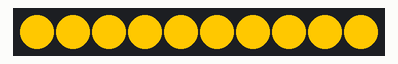
This program was run on a simulated CircuitPython board. On the bench: 10 RGB LEDs in strip order, left to right. Dim RGB values are drawn brighter than linear; what the program prints to the serial console is not drawn.

Above: at 0.9 s.
At 7.33 s:
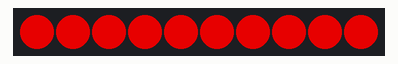
At 10.56 s:
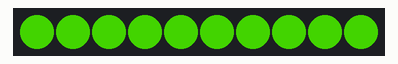
At 19.19 s:
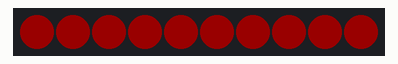
At 29.27 s:
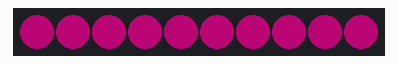
At 39.13 s:
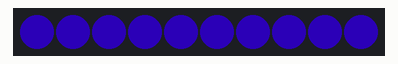

The program:

gradient-generator.py
```python
# (licence header left out)
"""Script to generate gradients for LED Animations """

import time

import adafruit_fancyled.adafruit_fancyled as fancy
import board
import neopixel

from fader import Fader

rgb = neopixel.NeoPixel(
    board.NEOPIXEL,  # pyright: ignore [reportGeneralTypeIssues]
    10,
    brightness=1.0,
    auto_write=False,
)

DIM_LEVELS = (1.0, 0.7, 0.5, 0.3, 0.1, 0.05)
COLORS = 24

WHITE = fancy.CRGB(255, 255, 255)  # pyright: ignore [reportGeneralTypeIssues]
BLACK = fancy.CRGB(0, 0, 0)  # pyright: ignore [reportGeneralTypeIssues]
GRAY = fancy.CRGB(127, 127, 127)  # pyright: ignore [reportGeneralTypeIssues]
RED = fancy.CRGB(255, 0, 0)  # pyright: ignore [reportGeneralTypeIssues]
GREEN = fancy.CRGB(0, 255, 0)  # pyright: ignore [reportGeneralTypeIssues]
YELLOW = fancy.CRGB(255, 255, 0)  # pyright: ignore [reportGeneralTypeIssues]
BLUE = fancy.CRGB(0, 0, 255)  # pyright: ignore [reportGeneralTypeIssues]
ORANGE = fancy.CRGB(255, 127, 0)  # pyright: ignore [reportGeneralTypeIssues]
VIOLET = fancy.CRGB(139, 0, 255)  # pyright: ignore [reportGeneralTypeIssues]
INDIGO = fancy.CRGB(46, 43, 95)  # pyright: ignore [reportGeneralTypeIssues]

PINK = fancy.CRGB(255, 127, 127)  # pyright: ignore [reportGeneralTypeIssues]
MINT = fancy.CRGB(127, 255, 127)  # pyright: ignore [reportGeneralTypeIssues]
ROBIN = fancy.CRGB(127, 127, 255)  # pyright: ignore [reportGeneralTypeIssues]


def make_gradient(colors, steps=24, brightness=0.1, wrap=True):
    values = []
    ratio = 1.0 / len(colors)
    for index, color in enumerate(colors):
        value = float(index * ratio)
        values.append((value, color))

    if wrap:
        values.append((1.0, colors[0]))

    palette = []
    for expanded in fancy.expand_gradient(values, steps):
        palette.append(
            fancy.gamma_adjust(
                expanded, brightness=brightness
            ).pack()  # pyright: ignore [reportGeneralTypeIssues]
        )

    return tuple(palette)


gradients = {
    "pride": ([RED, ORANGE, YELLOW, GREEN, BLUE, VIOLET], True),
    "halloween": ([ORANGE, VIOLET], True),
    "anna_howard_shaw": ([RED, WHITE, PINK, WHITE], True),
    "pastels": ([PINK, WHITE, MINT, WHITE, ROBIN, WHITE], True),
    "rgb": ([RED, GREEN, BLUE], True),
    "july4": ([RED, WHITE, WHITE, BLUE], True),
    "ireland": ([GREEN, WHITE, ORANGE], True),
    "icy": ([BLUE, ROBIN, WHITE, YELLOW, GRAY, BLUE, ROBIN, WHITE], False),
    "gray": ([WHITE, GRAY, BLACK, GRAY, WHITE], True),
    "white_to_off": ([WHITE, BLACK], False),
    "green_to_off": ([GREEN, BLACK], False),
    "blue_to_off": ([BLUE, BLACK], False),
    "red_to_off": ([RED, BLACK], False),
}

rgb.fill(0)
rgb.show()


def generate():
    while True:
        for data in gradients.values():
            colors, wrap = data
            for brightness in DIM_LEVELS:
                yield make_gradient(colors, COLORS, brightness, wrap)


cycler = generate()

for name, data in gradients.items():
    colors, wrap = data
    print(f"{name} = (")
    for brightness in DIM_LEVELS:
        gradient = make_gradient(colors, COLORS, brightness, wrap)
        print("\t", gradient, ",", sep="")
    print(")")

checkin = time.monotonic()
previous = 0

fader = Fader(next(cycler), 0.1)

rgb.fill(0)
rgb.show()

while True:
    if time.monotonic() - checkin > 4:
        fader.palette = next(cycler)
        rgb.fill(0)
        rgb.show()
        checkin = time.monotonic()
        time.sleep(1)

    fader.update()

    if fader.color != previous:
        previous = fader.color
        rgb.fill(fader.color)
        rgb.show()
```

fader.py
```python
# (licence header left out)
import time


class Fader:
    def __init__(self, palette: tuple[int, ...], interval: float = 0.1) -> None:
        self.checkin = time.monotonic()
        self.color = 0
        self.interval = interval
        self.palette = palette
        self.max = len(self.palette) * interval
        self.epoch = 0
        self.index = 0

    def update(self):
        self.epoch = time.monotonic() - self.checkin

        self.index = round((self.epoch % self.max) / self.interval)

        if self.index > len(self.palette) - 1:
            self.index = 0
            self.checkin = time.monotonic()

        self.color = self.palette[self.index]


class ModeFader(Fader):
    def __init__(self, palette: tuple[int, ...], interval: float = 0.1) -> None:
        self.on = True
        Fader.__init__(self, palette, interval)

    def update(self):
        if not self.on:
            self.color = 0
            return

        Fader.update(self)


class AutoOffFader(ModeFader):
    def reset(self):
        self.epoch = 0
        self.checkin = time.monotonic()
        self.on = True
        self.index = 0

    def update(self):
        ModeFader.update(self)
        if self.on and self.index == len(self.palette) - 1:
            self.on = False
```
